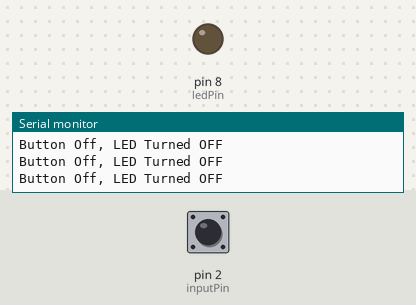
The sketch below on a simulated Arduino Uno, built with avr-gcc and run on an emulated ATmega328P. On the bench: output pins drawn as LEDs (lit = HIGH), the last lines printed to the serial monitor. Dashed ring = blinking. The test bench sets the inputs (shaded band); at power-on: pin 2 (inputPin) LOW.

Above: at 1.2 s.
1.3 s: pin 2 (inputPin) driven HIGH
At 2.5 s:
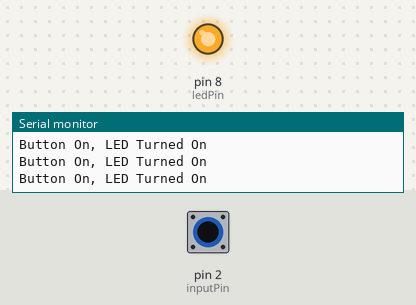
2.8 s: pin 2 (inputPin) driven LOW
At 3.2 s:
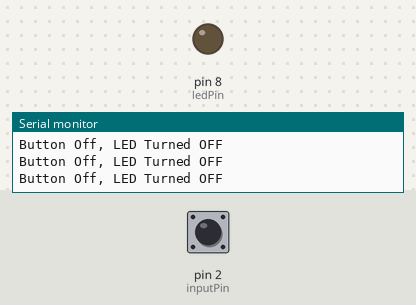
5.8 s: pin 2 (inputPin) pulsed HIGH 2 times (0.12 s each, 0.3 s apart)
At 6.18 s:
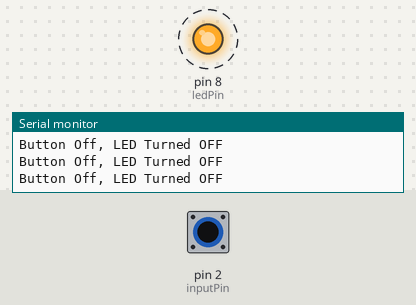
9.4 s: pin 2 (inputPin) pulsed HIGH 5 times (0.12 s each, 0.3 s apart)
At 11.1 s:
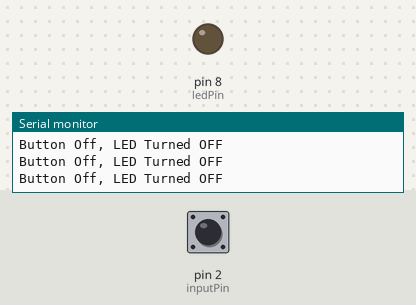
Timing chart, 0 to 12.6 s (numbered marks = the images above; inputs shaded):
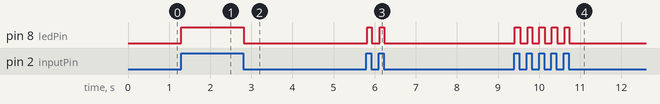

The sketch:

blink.ino
```cpp
int inputPin = 2;
int ledPin = 8;
void setup() {
	pinMode(ledPin, OUTPUT);
	pinMode(inputPin, INPUT);
	Serial.begin(9600);

}
void loop() {
	if (digitalRead(inputPin)) {
		digitalWrite(ledPin, HIGH);
		Serial.println("Button On, LED Turned On");
	}
	else {
		digitalWrite(ledPin, LOW);
		Serial.println("Button Off, LED Turned OFF");
	}

}
```

Measured:
- after the input at 1.3 s, pin 8 (ledPin): LOW → HIGH at once
- after the input at 2.8 s, pin 8 (ledPin): HIGH → LOW at once
- after the input at 5.8 s, pin 8 (ledPin): alternates HIGH for 0.11 s and LOW for 0.20 s, 4 changes in all, then stays LOW, starting at once
- after the input at 9.4 s, pin 8 (ledPin): alternates HIGH for 0.14 s and LOW for 0.17 s, 10 changes in all, then stays LOW, starting at once
